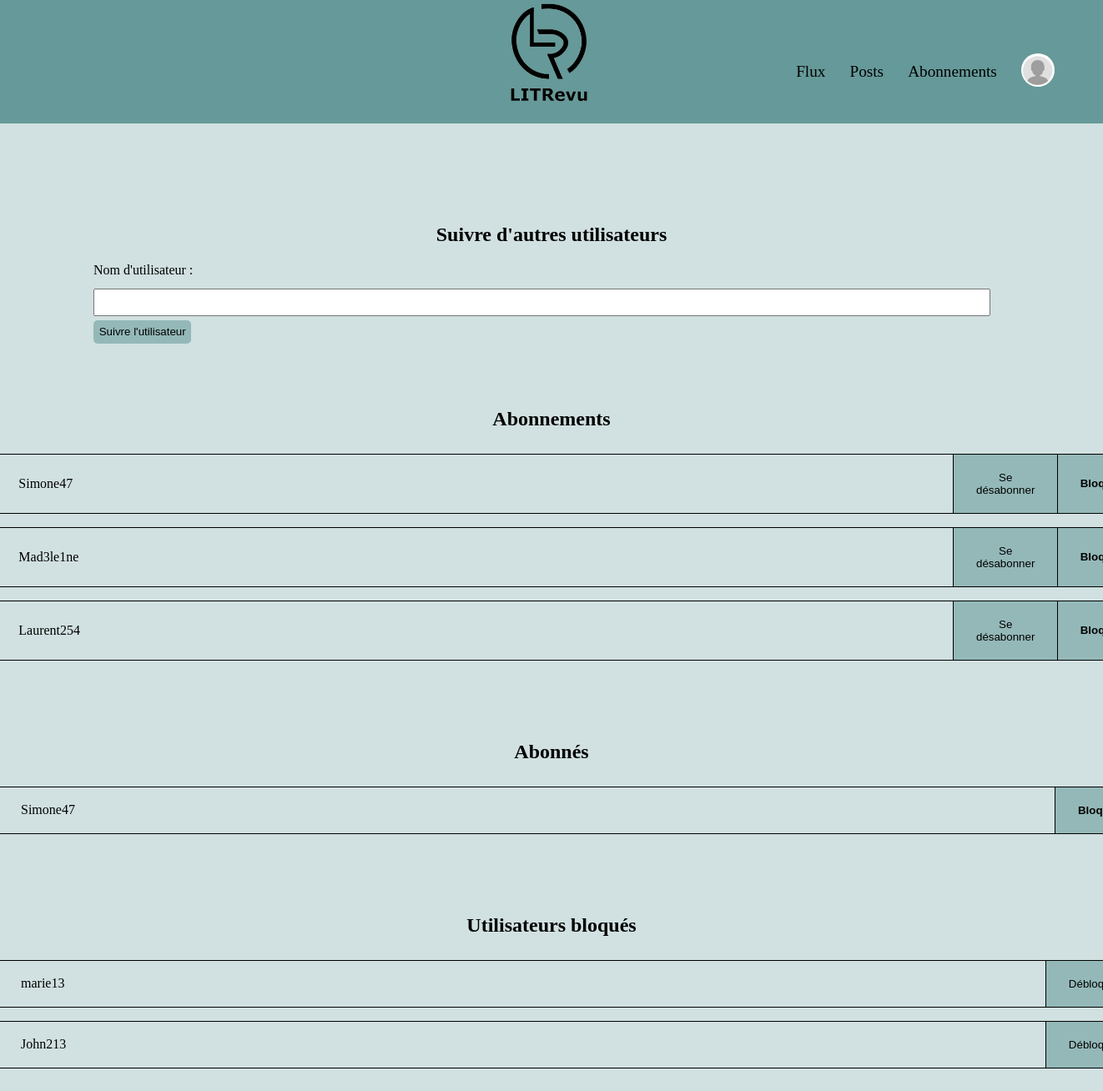
The app's page /subscription/ (signed in) with its own data.
### authentication/models.py (models this page shows, shortened)
class User(AbstractUser):
    following = models.ManyToManyField('self', through=UserFollows, related_name='followers')
    avatar = models.ImageField(upload_to='avatars/', null=True, blank=True)
    IMAGE_MAX_SIZE = (800, 800)

### app_web/views.py (the view, shortened to what this page needs)
# urls.py: path('subscription/', app_web.views.subscription, name='subscription'),
@login_required
def subscription(request):
    following_users = request.user.following.all()
    blocked_users = User.objects.filter(blocking_users__user=request.user, blocking_users__can_access_tickets=False)
    followers = User.objects.filter(user_follows__followed_user=request.user)
    context = {'following_users': following_users, 'blocked_users': blocked_users, 'followers': followers}
    messages.success(request, '')
    return render(request, 'app_web/subscription.html', context)

### app_web/templates/app_web/subscription.html (shortened to what this page needs)
{% extends 'base.html' %}
{% block content %}
<div class="subs">
    <div class="new-sub">
        <h2>Suivre d'autres utilisateurs</h2>
        <form method="post" action="{% url 'subscription' %}">
            <label for="id_username_to_follow">Nom d'utilisateur :</label>
            <input type="text" name="username_to_follow" id="id_username_to_follow" required>
            <button type="submit">Suivre l'utilisateur</button>
        </form>
    </div>
    <div>
        <h2>Abonnements</h2>
        {% if following_users %}
            <ul>
                {% for user in following_users %}
                    <li>
                        <div class="username">
                        {{ user.username }}
                        </div>
                        <div class="form-uf">
                            <form method="post" action="{% url 'unfollow' %}">
                                <button type="submit">Se désabonner</button>
                            </form>
                            <form method="post" action="{% url 'block_user' %}">
                                <button type="submit" class="delete">Bloquer</button>
                            </form>
                        </div>
                    </li>
                {% endfor %}
            </ul>
        {% else %}
            <p>Vous ne suivez actuellement personne.</p>
        {% endif %}
    </div>
    <div>
        <h2>Abonnés</h2>
        {% if followers %}
            <ul class="followers">
                {% for user in followers %}
                    <li>
                        <div class="username">
                            {{ user.username }}
                        </div>
                        <div class="form-uf">
                            <form method="post" action="{% url 'block_user' %}">
                                <button type="submit" class="delete">Bloquer</button>
                            </form>
                        </div>
                    </li>
                {% endfor %}
            </ul>
        {% else %}
            <p>Personne ne vous suit actuellement.</p>
        {% endif %}
    </div>
    <div>
        <h2>Utilisateurs bloqués</h2>
        {% if blocked_users %}
            <ul class="followers">
                {% for user in blocked_users %}
                    <li>
                        <div class="username">
                            {{ user.username }}
                        </div>
                        <div class="form-uf">
                            <form method="post" action="{% url 'unblock_user' %}">
                                <button type="submit">Débloquer</button>
                            </form>
                        </div>
                    </li>
                {% endfor %}
            </ul>
        {% else %}
            <p>Vous n'avez actuellement bloqué personne.</p>
        {% endif %}
    </div>
</div>
{% endblock %}

### app_web/static/app_web/style.css (style rules this page uses)
body { background-color: #d1e0e0; margin: 0; }
h2 { margin-top: 3em; text-align: center; }
li { list-style: none; padding: 5px; }
button { border: none; border-radius: 5px; padding: 0.5em; margin: 5px 0 5px 0; cursor: pointer; transition: background-color 1s; background-color: #94b8b8; }
.delete { font-weight: bold; }
.subs { display: flex; flex-direction: column; align-items: center; width: auto; padding: 3em 7em 3em 7em; }
.subs ul { display: flex; flex-direction: column; align-items: flex-start; }
.subs li { display: flex; min-width: 80em; border: 1px solid black; margin: 0.5em 0em; padding: 0; align-items: center }
.form-uf { display: flex; }
.username { min-width: 70em; padding-left: 2em; }
.form-uf button { margin: 0; min-height: 100%; padding: 1.5em 2em; border: none; border-radius: 0; border-left: 1px solid black; }
.new-sub input { margin-top: 1em; min-width: 80em; min-height: 2em; }
.followers li { min-width: 86em; justify-content: space-between; }

### records on screen
User: username "Simone47"
User: username "Mad3le1ne"
User: username "Laurent254"
User: username "marie13"
User: username "John213"
